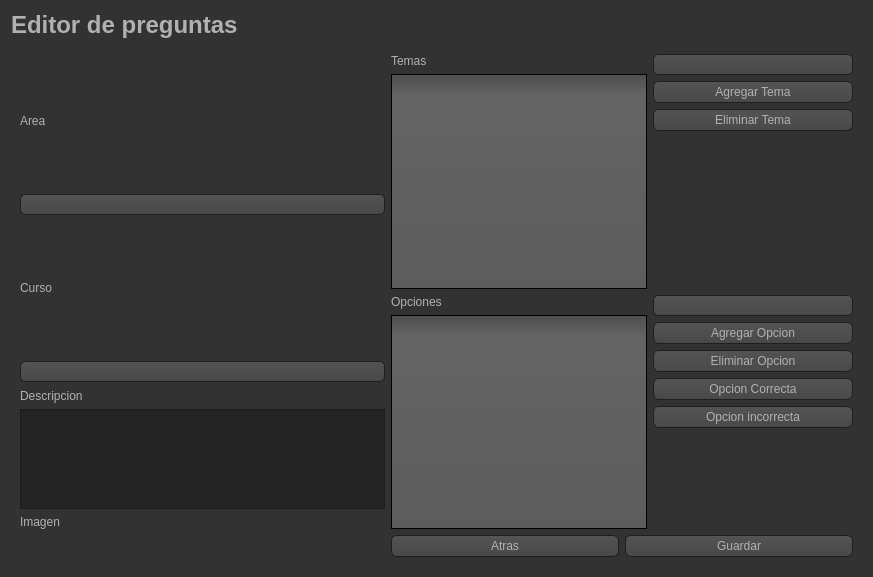
<?xml version="1.0" encoding="UTF-8"?>
<ui version="4.0">
 <class>QuestionEditor</class>
 <widget class="QDialog" name="QuestionEditor">
  <property name="geometry">
   <rect>
    <x>0</x>
    <y>0</y>
    <width>873</width>
    <height>577</height>
   </rect>
  </property>
  <property name="windowTitle">
   <string>Dialog</string>
  </property>
  <property name="styleSheet">
   <string notr="true">QToolTip
{
     border: 1px solid black;
     background-color: #ffa02f;
     padding: 1px;
     border-radius: 3px;
     opacity: 100;
}

QWidget
{
    color: #b1b1b1;
    background-color: #323232;
}

QWidget:item:hover
{
    background-color: QLinearGradient( x1: 0, y1: 0, x2: 0, y2: 1, stop: 0 #ffa02f, stop: 1 #ca0619);
    color: #000000;
}

QWidget:item:selected
{
    background-color: QLinearGradient( x1: 0, y1: 0, x2: 0, y2: 1, stop: 0 #ffa02f, stop: 1 #d7801a);
}

QMenuBar::item
{
    background: transparent;
}

QMenuBar::item:selected
{
    background: transparent;
    border: 1px solid #ffaa00;
}

QMenuBar::item:pressed
{
    background: #444;
    border: 1px solid #000;
    background-color: QLinearGradient(
        x1:0, y1:0,
        x2:0, y2:1,
        stop:1 #212121,
        stop:0.4 #343434/*,
        stop:0.2 #343434,
        stop:0.1 #ffaa00*/
    );
    margin-bottom:-1px;
    padding-bottom:1px;
}

QMenu
{
    border: 1px solid #000;
}

QMenu::item
{
    padding: 2px 20px 2px 20px;
}

QMenu::item:selected
{
    color: #000000;
}

QWidget:disabled
{
    color: #404040;
    background-color: #323232;
}

QAbstractItemView
{
    background-color: QLinearGradient( x1: 0, y1: 0, x2: 0, y2: 1, stop: 0 #4d4d4d, stop: 0.1 #646464, stop: 1 #5d5d5d);
}

QWidget:focus
{
    /*border: 2px solid QLinearGradient( x1: 0, y1: 0, x2: 0, y2: 1, stop: 0 #ffa02f, stop: 1 #d7801a);*/
}

QLineEdit
{
    background-color: QLinearGradient( x1: 0, y1: 0, x2: 0, y2: 1, stop: 0 #4d4d4d, stop: 0 #646464, stop: 1 #5d5d5d);
    padding: 1px;
    border-style: solid;
    border: 1px solid #1e1e1e;
    border-radius: 5;
}

QPushButton
{
    color: #b1b1b1;
    background-color: QLinearGradient( x1: 0, y1: 0, x2: 0, y2: 1, stop: 0 #565656, stop: 0.1 #525252, stop: 0.5 #4e4e4e, stop: 0.9 #4a4a4a, stop: 1 #464646);
    border-width: 1px;
    border-color: #1e1e1e;
    border-style: solid;
    border-radius: 6;
    padding: 3px;
    font-size: 12px;
    padding-left: 5px;
    padding-right: 5px;
}

QPushButton:pressed
{
    background-color: QLinearGradient( x1: 0, y1: 0, x2: 0, y2: 1, stop: 0 #2d2d2d, stop: 0.1 #2b2b2b, stop: 0.5 #292929, stop: 0.9 #282828, stop: 1 #252525);
}

QComboBox
{
    selection-background-color: #ffaa00;
    border-style: solid;
    border: 1px solid #1e1e1e;
    border-radius: 5;
    padding-top: 3px;
    padding-left: 4px;
    background-color: QLinearGradient( x1: 0, y1: 0, x2: 0, y2: 1, stop: 0 #565656, stop: 0.1 #525252, stop: 0.5 #4e4e4e, stop: 0.9 #4a4a4a, stop: 1 #464646);
    selection-background-color: #ffaa00;
}

QComboBox:hover,QPushButton:hover
{
    border: 2px solid QLinearGradient( x1: 0, y1: 0, x2: 0, y2: 1, stop: 0 #ffa02f, stop: 1 #d7801a);
}

QComboBox:on
{
    padding-top: 3px;
    padding-left: 4px;
    background-color: QLinearGradient( x1: 0, y1: 0, x2: 0, y2: 1, stop: 0 #2d2d2d, stop: 0.1 #2b2b2b, stop: 0.5 #292929, stop: 0.9 #282828, stop: 1 #252525);
    selection-background-color: #ffaa00;
}

QComboBox QAbstractItemView
{
    color: white;
    border: 2px solid darkgray;
    selection-background-color: QLinearGradient( x1: 0, y1: 0, x2: 0, y2: 1, stop: 0 #ffa02f, stop: 1 #d7801a);
}

QComboBox::drop-down
{
     subcontrol-origin: padding;
     subcontrol-position: top right;
     width: 15px;

     border-left-width: 0px;
     border-left-color: darkgray;
     border-left-style: solid; /* just a single line */
     border-top-right-radius: 3px; /* same radius as the QComboBox */
     border-bottom-right-radius: 3px;
 }

QComboBox::down-arrow
{
     image: url(:/icons/down_arrow.png);
}

QGroupBox:focus
{
border: 2px solid QLinearGradient( x1: 0, y1: 0, x2: 0, y2: 1, stop: 0 #ffa02f, stop: 1 #d7801a);
}

QTextEdit:focus
{
    border: 2px solid QLinearGradient( x1: 0, y1: 0, x2: 0, y2: 1, stop: 0 #ffa02f, stop: 1 #d7801a);
}

QScrollBar:horizontal {
     border: 1px solid #222222;
     background: QLinearGradient( x1: 0, y1: 0, x2: 0, y2: 1, stop: 0.0 #121212, stop: 0.2 #282828, stop: 1 #484848);
     height: 7px;
     margin: 0px 16px 0 16px;
}

QScrollBar::handle:horizontal
{
      background: QLinearGradient( x1: 0, y1: 0, x2: 1, y2: 0, stop: 0 #ffa02f, stop: 0.5 #d7801a, stop: 1 #ffa02f);
      min-height: 20px;
      border-radius: 2px;
}

QScrollBar::add-line:horizontal {
      border: 1px solid #1b1b19;
      border-radius: 2px;
      background: QLinearGradient( x1: 0, y1: 0, x2: 1, y2: 0, stop: 0 #ffa02f, stop: 1 #d7801a);
      width: 14px;
      subcontrol-position: right;
      subcontrol-origin: margin;
}

QScrollBar::sub-line:horizontal {
      border: 1px solid #1b1b19;
      border-radius: 2px;
      background: QLinearGradient( x1: 0, y1: 0, x2: 1, y2: 0, stop: 0 #ffa02f, stop: 1 #d7801a);
      width: 14px;
     subcontrol-position: left;
     subcontrol-origin: margin;
}

QScrollBar::right-arrow:horizontal, QScrollBar::left-arrow:horizontal
{
      border: 1px solid black;
      width: 1px;
      height: 1px;
      background: white;
}

QScrollBar::add-page:horizontal, QScrollBar::sub-page:horizontal
{
      background: none;
}

QScrollBar:vertical
{
      background: QLinearGradient( x1: 0, y1: 0, x2: 1, y2: 0, stop: 0.0 #121212, stop: 0.2 #282828, stop: 1 #484848);
      width: 7px;
      margin: 16px 0 16px 0;
      border: 1px solid #222222;
}

QScrollBar::handle:vertical
{
      background: QLinearGradient( x1: 0, y1: 0, x2: 0, y2: 1, stop: 0 #ffa02f, stop: 0.5 #d7801a, stop: 1 #ffa02f);
      min-height: 20px;
      border-radius: 2px;
}

QScrollBar::add-line:vertical
{
      border: 1px solid #1b1b19;
      border-radius: 2px;
      background: QLinearGradient( x1: 0, y1: 0, x2: 0, y2: 1, stop: 0 #ffa02f, stop: 1 #d7801a);
      height: 14px;
      subcontrol-position: bottom;
      subcontrol-origin: margin;
}

QScrollBar::sub-line:vertical
{
      border: 1px solid #1b1b19;
      border-radius: 2px;
      background: QLinearGradient( x1: 0, y1: 0, x2: 0, y2: 1, stop: 0 #d7801a, stop: 1 #ffa02f);
      height: 14px;
      subcontrol-position: top;
      subcontrol-origin: margin;
}

QScrollBar::up-arrow:vertical, QScrollBar::down-arrow:vertical
{
      border: 1px solid black;
      width: 1px;
      height: 1px;
      background: white;
}


QScrollBar::add-page:vertical, QScrollBar::sub-page:vertical
{
      background: none;
}

QTextEdit
{
    background-color: #242424;
}

QPlainTextEdit
{
    background-color: #242424;
}

QHeaderView::section
{
    background-color: QLinearGradient(x1:0, y1:0, x2:0, y2:1, stop:0 #616161, stop: 0.5 #505050, stop: 0.6 #434343, stop:1 #656565);
    color: white;
    padding-left: 4px;
    border: 1px solid #6c6c6c;
}

QCheckBox:disabled
{
color: #414141;
}

QDockWidget::title
{
    text-align: center;
    spacing: 3px; /* spacing between items in the tool bar */
    background-color: QLinearGradient(x1:0, y1:0, x2:0, y2:1, stop:0 #323232, stop: 0.5 #242424, stop:1 #323232);
}

QDockWidget::close-button, QDockWidget::float-button
{
    text-align: center;
    spacing: 1px; /* spacing between items in the tool bar */
    background-color: QLinearGradient(x1:0, y1:0, x2:0, y2:1, stop:0 #323232, stop: 0.5 #242424, stop:1 #323232);
}

QDockWidget::close-button:hover, QDockWidget::float-button:hover
{
    background: #242424;
}

QDockWidget::close-button:pressed, QDockWidget::float-button:pressed
{
    padding: 1px -1px -1px 1px;
}

QMainWindow::separator
{
    background-color: QLinearGradient(x1:0, y1:0, x2:0, y2:1, stop:0 #161616, stop: 0.5 #151515, stop: 0.6 #212121, stop:1 #343434);
    color: white;
    padding-left: 4px;
    border: 1px solid #4c4c4c;
    spacing: 3px; /* spacing between items in the tool bar */
}

QMainWindow::separator:hover
{

    background-color: QLinearGradient(x1:0, y1:0, x2:0, y2:1, stop:0 #d7801a, stop:0.5 #b56c17 stop:1 #ffa02f);
    color: white;
    padding-left: 4px;
    border: 1px solid #6c6c6c;
    spacing: 3px; /* spacing between items in the tool bar */
}

QToolBar::handle
{
     spacing: 3px; /* spacing between items in the tool bar */
     background: url(:/icons/handle.png);
}

QMenu::separator
{
    height: 2px;
    background-color: QLinearGradient(x1:0, y1:0, x2:0, y2:1, stop:0 #161616, stop: 0.5 #151515, stop: 0.6 #212121, stop:1 #343434);
    color: white;
    padding-left: 4px;
    margin-left: 10px;
    margin-right: 5px;
}

QProgressBar
{
    border: 2px solid grey;
    border-radius: 5px;
    text-align: center;
}

QProgressBar::chunk
{
    background-color: #d7801a;
    width: 2.15px;
    margin: 0.5px;
}

QTabBar::tab {
    color: #b1b1b1;
    border: 1px solid #444;
    border-bottom-style: none;
    background-color: #323232;
    padding-left: 10px;
    padding-right: 10px;
    padding-top: 3px;
    padding-bottom: 2px;
    margin-right: -1px;
}

QTabWidget::pane {
    border: 1px solid #444;
    top: 1px;
}

QTabBar::tab:last
{
    margin-right: 0; /* the last selected tab has nothing to overlap with on the right */
    border-top-right-radius: 3px;
}

QTabBar::tab:first:!selected
{
 margin-left: 0px; /* the last selected tab has nothing to overlap with on the right */


    border-top-left-radius: 3px;
}

QTabBar::tab:!selected
{
    color: #b1b1b1;
    border-bottom-style: solid;
    margin-top: 3px;
    background-color: QLinearGradient(x1:0, y1:0, x2:0, y2:1, stop:1 #212121, stop:.4 #343434);
}

QTabBar::tab:selected
{
    border-top-left-radius: 3px;
    border-top-right-radius: 3px;
    margin-bottom: 0px;
}

QTabBar::tab:!selected:hover
{
    /*border-top: 2px solid #ffaa00;
    padding-bottom: 3px;*/
    border-top-left-radius: 3px;
    border-top-right-radius: 3px;
    background-color: QLinearGradient(x1:0, y1:0, x2:0, y2:1, stop:1 #212121, stop:0.4 #343434, stop:0.2 #343434, stop:0.1 #ffaa00);
}

QRadioButton::indicator:checked, QRadioButton::indicator:unchecked{
    color: #b1b1b1;
    background-color: #323232;
    border: 1px solid #b1b1b1;
    border-radius: 6px;
}

QRadioButton::indicator:checked
{
    background-color: qradialgradient(
        cx: 0.5, cy: 0.5,
        fx: 0.5, fy: 0.5,
        radius: 1.0,
        stop: 0.25 #ffaa00,
        stop: 0.3 #323232
    );
}

QCheckBox::indicator{
    color: #b1b1b1;
    background-color: #323232;
    border: 1px solid #b1b1b1;
    width: 9px;
    height: 9px;
}

QRadioButton::indicator
{
    border-radius: 6px;
}

QRadioButton::indicator:hover, QCheckBox::indicator:hover
{
    border: 1px solid #ffaa00;
}

QCheckBox::indicator:checked
{
    image:url(:/icons/checkbox.png);
}

QCheckBox::indicator:disabled, QRadioButton::indicator:disabled
{
    border: 1px solid #444;
}</string>
  </property>
  <layout class="QGridLayout" name="gridLayout">
   <item row="1" column="0">
    <widget class="QStackedWidget" name="stackedWidget">
     <property name="currentIndex">
      <number>1</number>
     </property>
     <widget class="QWidget" name="display">
      <layout class="QGridLayout" name="gridLayout_2">
       <item row="3" column="0">
        <layout class="QHBoxLayout" name="horizontalLayout_2">
         <item>
          <widget class="QListWidget" name="questionList"/>
         </item>
         <item>
          <widget class="QTextBrowser" name="detailsBrowser"/>
         </item>
        </layout>
       </item>
       <item row="4" column="0">
        <layout class="QHBoxLayout" name="horizontalLayout_4">
         <item>
          <widget class="QPushButton" name="addQuestion">
           <property name="text">
            <string>Agregar pregunta</string>
           </property>
          </widget>
         </item>
         <item>
          <widget class="QPushButton" name="deleteQuestion">
           <property name="text">
            <string>Eliminar pregunta</string>
           </property>
          </widget>
         </item>
         <item>
          <widget class="QPushButton" name="editQuestion">
           <property name="text">
            <string>Editar pregunta</string>
           </property>
          </widget>
         </item>
        </layout>
       </item>
       <item row="0" column="0">
        <layout class="QHBoxLayout" name="horizontalLayout_3">
         <item>
          <widget class="QLabel" name="areaLabel">
           <property name="text">
            <string>Areas (0)</string>
           </property>
          </widget>
         </item>
         <item>
          <widget class="QLabel" name="subjectLabel">
           <property name="text">
            <string>Cursos (0)</string>
           </property>
          </widget>
         </item>
         <item>
          <widget class="QLabel" name="topicLabel">
           <property name="text">
            <string>Temas (0)</string>
           </property>
          </widget>
         </item>
        </layout>
       </item>
       <item row="1" column="0">
        <layout class="QHBoxLayout" name="horizontalLayout">
         <item>
          <widget class="QListWidget" name="areaList"/>
         </item>
         <item>
          <widget class="QListWidget" name="subjectList"/>
         </item>
         <item>
          <widget class="QListWidget" name="topicList"/>
         </item>
        </layout>
       </item>
       <item row="2" column="0">
        <layout class="QHBoxLayout" name="horizontalLayout_5">
         <item>
          <widget class="QLabel" name="questionLabel">
           <property name="text">
            <string>Preguntas (0)</string>
           </property>
          </widget>
         </item>
         <item>
          <widget class="QLabel" name="label_6">
           <property name="text">
            <string>Detalles</string>
           </property>
          </widget>
         </item>
        </layout>
       </item>
      </layout>
     </widget>
     <widget class="QWidget" name="editor">
      <layout class="QGridLayout" name="gridLayout_3">
       <item row="0" column="0" rowspan="2">
        <layout class="QVBoxLayout" name="verticalLayout_11">
         <item>
          <layout class="QVBoxLayout" name="verticalLayout_6">
           <item>
            <layout class="QVBoxLayout" name="verticalLayout">
             <item>
              <widget class="QLabel" name="label_2">
               <property name="text">
                <string>Area</string>
               </property>
              </widget>
             </item>
             <item>
              <widget class="QComboBox" name="areaEdit"/>
             </item>
            </layout>
           </item>
           <item>
            <layout class="QVBoxLayout" name="verticalLayout_2">
             <item>
              <widget class="QLabel" name="label_3">
               <property name="text">
                <string>Curso</string>
               </property>
              </widget>
             </item>
             <item>
              <widget class="QComboBox" name="subjectEdit"/>
             </item>
            </layout>
           </item>
           <item>
            <layout class="QVBoxLayout" name="verticalLayout_9">
             <item>
              <widget class="QLabel" name="label_4">
               <property name="maximumSize">
                <size>
                 <width>16777215</width>
                 <height>15</height>
                </size>
               </property>
               <property name="text">
                <string>Descripcion</string>
               </property>
              </widget>
             </item>
             <item>
              <widget class="QTextEdit" name="descriptionEdit">
               <property name="minimumSize">
                <size>
                 <width>50</width>
                 <height>0</height>
                </size>
               </property>
               <property name="maximumSize">
                <size>
                 <width>16777215</width>
                 <height>100</height>
                </size>
               </property>
              </widget>
             </item>
            </layout>
           </item>
          </layout>
         </item>
         <item>
          <layout class="QVBoxLayout" name="verticalLayout_10">
           <item>
            <widget class="QLabel" name="label_8">
             <property name="text">
              <string>Imagen</string>
             </property>
            </widget>
           </item>
           <item>
            <layout class="QGridLayout" name="imageLayout"/>
           </item>
          </layout>
         </item>
        </layout>
       </item>
       <item row="0" column="1">
        <layout class="QHBoxLayout" name="horizontalLayout_7">
         <item>
          <layout class="QVBoxLayout" name="verticalLayout_4">
           <item>
            <widget class="QLabel" name="label_5">
             <property name="text">
              <string>Temas</string>
             </property>
            </widget>
           </item>
           <item>
            <widget class="QListWidget" name="topicEdit"/>
           </item>
          </layout>
         </item>
         <item>
          <layout class="QVBoxLayout" name="verticalLayout_8">
           <item>
            <layout class="QGridLayout" name="gridLayout_6">
             <item row="0" column="0">
              <widget class="QComboBox" name="topicEditLine">
               <property name="minimumSize">
                <size>
                 <width>200</width>
                 <height>0</height>
                </size>
               </property>
              </widget>
             </item>
             <item row="1" column="0">
              <widget class="QPushButton" name="addTopic">
               <property name="minimumSize">
                <size>
                 <width>110</width>
                 <height>0</height>
                </size>
               </property>
               <property name="text">
                <string>Agregar Tema</string>
               </property>
              </widget>
             </item>
             <item row="2" column="0">
              <widget class="QPushButton" name="removeTopic">
               <property name="text">
                <string>Eliminar Tema</string>
               </property>
              </widget>
             </item>
            </layout>
           </item>
           <item>
            <spacer name="verticalSpacer">
             <property name="orientation">
              <enum>Qt::Vertical</enum>
             </property>
             <property name="sizeHint" stdset="0">
              <size>
               <width>20</width>
               <height>40</height>
              </size>
             </property>
            </spacer>
           </item>
          </layout>
         </item>
        </layout>
       </item>
       <item row="1" column="1">
        <layout class="QHBoxLayout" name="horizontalLayout_8">
         <item>
          <layout class="QVBoxLayout" name="verticalLayout_5">
           <item>
            <widget class="QLabel" name="label_7">
             <property name="text">
              <string>Opciones</string>
             </property>
            </widget>
           </item>
           <item>
            <widget class="QListWidget" name="optionEdit"/>
           </item>
          </layout>
         </item>
         <item>
          <layout class="QVBoxLayout" name="verticalLayout_7">
           <item>
            <layout class="QVBoxLayout" name="verticalLayout_3">
             <item>
              <widget class="QComboBox" name="optionEditLine">
               <property name="minimumSize">
                <size>
                 <width>200</width>
                 <height>0</height>
                </size>
               </property>
              </widget>
             </item>
             <item>
              <widget class="QPushButton" name="addOption">
               <property name="minimumSize">
                <size>
                 <width>110</width>
                 <height>0</height>
                </size>
               </property>
               <property name="text">
                <string>Agregar Opcion</string>
               </property>
              </widget>
             </item>
             <item>
              <widget class="QPushButton" name="removeOption">
               <property name="text">
                <string>Eliminar Opcion</string>
               </property>
              </widget>
             </item>
            </layout>
           </item>
           <item>
            <widget class="QPushButton" name="setOptionCorrect">
             <property name="text">
              <string>Opcion Correcta</string>
             </property>
            </widget>
           </item>
           <item>
            <widget class="QPushButton" name="setOptionIncorrect">
             <property name="text">
              <string>Opcion incorrecta</string>
             </property>
            </widget>
           </item>
           <item>
            <spacer name="verticalSpacer_3">
             <property name="orientation">
              <enum>Qt::Vertical</enum>
             </property>
             <property name="sizeHint" stdset="0">
              <size>
               <width>20</width>
               <height>40</height>
              </size>
             </property>
            </spacer>
           </item>
          </layout>
         </item>
        </layout>
       </item>
       <item row="2" column="1">
        <layout class="QHBoxLayout" name="horizontalLayout_6">
         <item>
          <widget class="QPushButton" name="editorBack">
           <property name="text">
            <string>Atras</string>
           </property>
          </widget>
         </item>
         <item>
          <widget class="QPushButton" name="editorSave">
           <property name="text">
            <string>Guardar</string>
           </property>
          </widget>
         </item>
        </layout>
       </item>
      </layout>
      <zorder></zorder>
      <zorder></zorder>
     </widget>
    </widget>
   </item>
   <item row="0" column="0">
    <widget class="QLabel" name="label">
     <property name="text">
      <string>&lt;h1&gt;Editor de preguntas&lt;/h1&gt;</string>
     </property>
    </widget>
   </item>
  </layout>
 </widget>
 <resources/>
 <connections/>
</ui>
